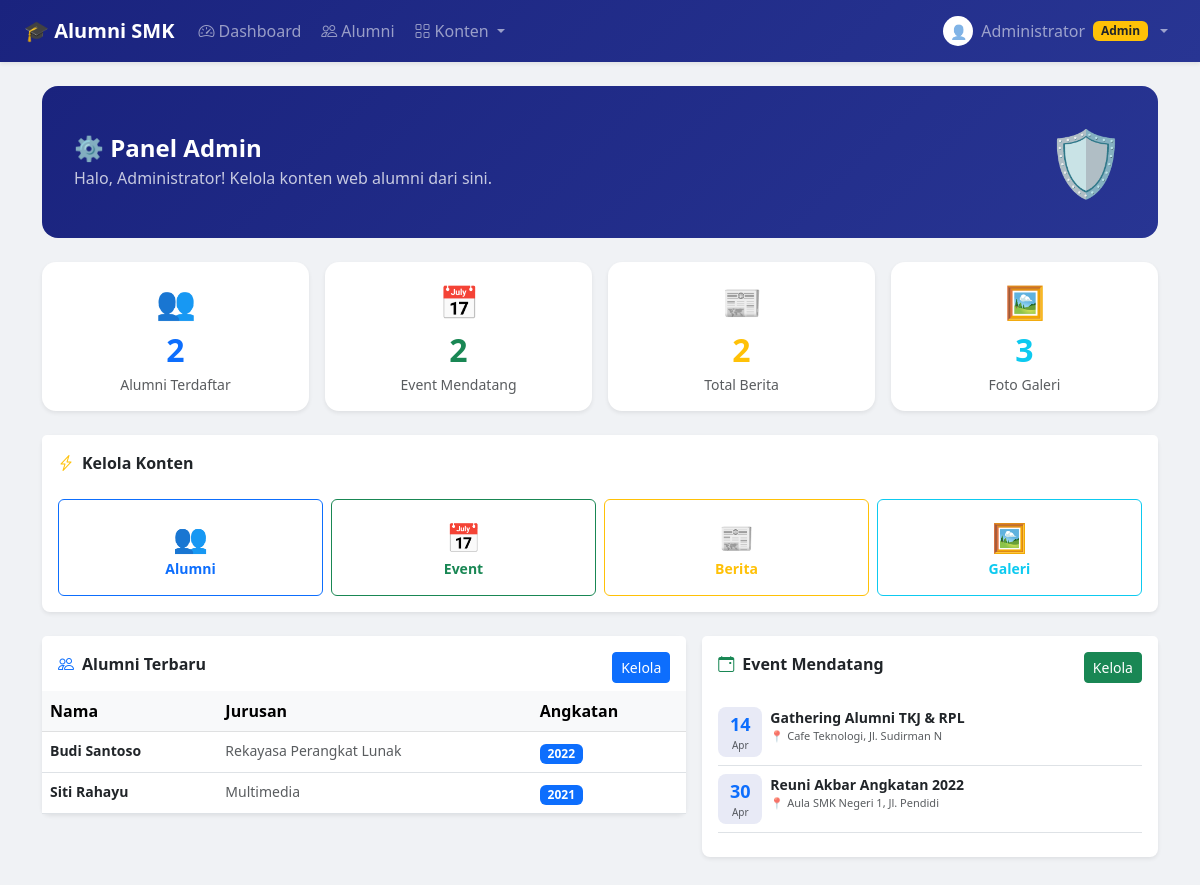
/admin/dashboard.php (signed in), run on the app's committed database.
### tables this page shows
CREATE TABLE alumni (
    id_alumni   INT AUTO_INCREMENT PRIMARY KEY,
    nama        VARCHAR(100) NOT NULL,
    email       VARCHAR(100) NOT NULL UNIQUE,
    password    VARCHAR(255) NOT NULL,
    tahun_lulus YEAR NOT NULL,
    jurusan     VARCHAR(100) NOT NULL,
    pekerjaan   VARCHAR(100) DEFAULT '-',
    role        ENUM('admin','user') DEFAULT 'user',
    created_at  TIMESTAMP DEFAULT CURRENT_TIMESTAMP
);

CREATE TABLE event (
    id_event    INT AUTO_INCREMENT PRIMARY KEY,
    judul       VARCHAR(200) NOT NULL,
    deskripsi   TEXT NOT NULL,
    lokasi      VARCHAR(200) NOT NULL,
    tanggal     DATE NOT NULL,
    waktu       TIME NOT NULL,
    poster      VARCHAR(255) DEFAULT NULL,
    id_alumni   INT,
    created_at  TIMESTAMP DEFAULT CURRENT_TIMESTAMP,
    FOREIGN KEY (id_alumni) REFERENCES alumni(id_alumni) ON DELETE SET NULL
);

### admin/dashboard.php (the view, shortened to what this page needs)
<?php
require_once '../includes/koneksi.php';
$stats = [
    'alumni'  => $koneksi->query("SELECT COUNT(*) as t FROM alumni WHERE role='user'")->fetch_assoc()['t'],
    'event'   => $koneksi->query("SELECT COUNT(*) as t FROM event WHERE tanggal >= CURDATE()")->fetch_assoc()['t'],
    'berita'  => $koneksi->query("SELECT COUNT(*) as t FROM berita")->fetch_assoc()['t'],
    'galeri'  => $koneksi->query("SELECT COUNT(*) as t FROM galeri")->fetch_assoc()['t'],
];
$alumni_terbaru = $koneksi->query("SELECT * FROM alumni WHERE role='user' ORDER BY created_at DESC LIMIT 5");
$event_terbaru  = $koneksi->query("SELECT * FROM event ORDER BY tanggal ASC LIMIT 3");
?>
<!DOCTYPE html>
<html lang="id">
<head>
    <link href="https://cdn.jsdelivr.net/npm/bootstrap@5.3.0/dist/css/bootstrap.min.css" rel="stylesheet">
    <link href="https://cdn.jsdelivr.net/npm/bootstrap-icons@1.10.5/font/bootstrap-icons.css" rel="stylesheet">
</head>
<body>
<?php require_once '../includes/navbar.php'; ?>
<div class="container mt-4 pb-5">
    <div class="welcome mb-4">
        <div class="row align-items-center">
            <div class="col">
                <h4 class="fw-bold mb-1">⚙️ Panel Admin</h4>
                <p class="opacity-75 mb-0">Halo, <?= htmlspecialchars($_SESSION['nama']) ?>! Kelola konten web alumni dari sini.</p>
            </div>
            <div class="col-auto" style="font-size:64px">🛡️</div>
        </div>
    </div>
    <div class="row g-3 mb-4">
        <?php
        $stat_items = [
            ['👥','Alumni Terdaftar',$stats['alumni'],'primary'],
            ['📅','Event Mendatang',$stats['event'],'success'],
            ['📰','Total Berita',$stats['berita'],'warning'],
            ['🖼️','Foto Galeri',$stats['galeri'],'info'],
        ];
        foreach ($stat_items as [$icon, $label, $val, $color]):
        ?>
        <div class="col-6 col-md-3">
            <div class="card stat-card shadow-sm text-center py-3">
                <div style="font-size:32px"><?= $icon ?></div>
                <div class="fs-2 fw-bold text-<?= $color ?>"><?= $val ?></div>
                <div class="text-muted small"><?= $label ?></div>
            </div>
        </div>
        <?php endforeach; ?>
    </div>
    <div class="row g-3 mb-4">
        <div class="col-12">
            <div class="card border-0 shadow-sm rounded-3">
                <div class="card-header bg-white border-0 pt-3">
                    <span class="fw-bold"><i class="bi bi-lightning-charge text-warning me-2"></i>Kelola Konten</span>
                </div>
                <div class="card-body">
                    <div class="row g-2">
                        <div class="col-6 col-md-3">
                            <a href="kelola_alumni.php" class="btn btn-outline-primary w-100 py-3">
                                <div style="font-size:28px">👥</div>
                                <div class="small fw-semibold">Alumni</div>
                            </a>
                        </div>
                        <div class="col-6 col-md-3">
                            <a href="kelola_event.php" class="btn btn-outline-success w-100 py-3">
                                <div style="font-size:28px">📅</div>
                                <div class="small fw-semibold">Event</div>
                            </a>
                        </div>
                        <div class="col-6 col-md-3">
                            <a href="kelola_berita.php" class="btn btn-outline-warning w-100 py-3">
                                <div style="font-size:28px">📰</div>
                                <div class="small fw-semibold">Berita</div>
                            </a>
                        </div>
                        <div class="col-6 col-md-3">
                            <a href="kelola_galeri.php" class="btn btn-outline-info w-100 py-3">
                                <div style="font-size:28px">🖼️</div>
                                <div class="small fw-semibold">Galeri</div>
                            </a>
                        </div>
                    </div>
                </div>
            </div>
        </div>
    </div>
    <div class="row g-3">
        <div class="col-md-7">
            <div class="card border-0 shadow-sm rounded-3">
                <div class="card-header bg-white border-0 pt-3 d-flex justify-content-between">
                    <span class="fw-bold"><i class="bi bi-people text-primary me-2"></i>Alumni Terbaru</span>
                    <a href="kelola_alumni.php" class="btn btn-primary btn-sm">Kelola</a>
                </div>
                <div class="table-responsive">
                    <table class="table table-hover mb-0">
                        <thead class="table-light"><tr><th>Nama</th><th>Jurusan</th><th>Angkatan</th></tr></thead>
                        <tbody>
                            <?php while ($r = $alumni_terbaru->fetch_assoc()): ?>
                            <tr>
                                <td class="fw-semibold small"><?= htmlspecialchars($r['nama']) ?></td>
                                <td class="small text-muted"><?= htmlspecialchars($r['jurusan']) ?></td>
                                <td><span class="badge bg-primary"><?= $r['tahun_lulus'] ?></span></td>
                            </tr>
                            <?php endwhile; ?>
                        </tbody>
                    </table>
                </div>
            </div>
        </div>
        <div class="col-md-5">
            <div class="card border-0 shadow-sm rounded-3 h-100">
                <div class="card-header bg-white border-0 pt-3 d-flex justify-content-between">
                    <span class="fw-bold"><i class="bi bi-calendar-event text-success me-2"></i>Event Mendatang</span>
                    <a href="kelola_event.php" class="btn btn-success btn-sm">Kelola</a>
                </div>
                <div class="card-body p-3">
                    <?php while ($e = $event_terbaru->fetch_assoc()): ?>
                    <div class="d-flex gap-2 mb-2 pb-2 border-bottom">
                        <div class="text-center flex-shrink-0" style="min-width:44px;background:#e8eaf6;border-radius:8px;padding:4px">
                            <div class="fw-bold text-primary" style="font-size:18px"><?= date('d',strtotime($e['tanggal'])) ?></div>
                            <div class="text-muted" style="font-size:10px"><?= date('M',strtotime($e['tanggal'])) ?></div>
                        </div>
                        <div>
                            <div class="fw-semibold small"><?= htmlspecialchars($e['judul']) ?></div>
                            <div class="text-muted" style="font-size:11px">📍 <?= htmlspecialchars(substr($e['lokasi'],0,30)) ?></div>
                        </div>
                    </div>
                    <?php endwhile; ?>
                </div>
            </div>
        </div>
    </div>
</div>
</body>
</html>

### admin/dashboard.php (style rules this page uses)
body { background: #f0f2f5; }
.stat-card { border: none; border-radius: 14px; transition: transform .2s; }
.welcome { background: linear-gradient(135deg,#1a237e,#283593); border-radius:16px; color:white; padding:28px 32px; }

### data on the page
alumni: nama "Budi Santoso", jurusan "Rekayasa Perangkat Lunak", tahun_lulus "2022"
alumni: nama "Siti Rahayu", jurusan "Multimedia", tahun_lulus "2021"
event: tanggal "14", tanggal "Apr", judul "Gathering Alumni TKJ & RPL", lokasi "Cafe Teknologi, Jl. Sudirman N"
event: tanggal "30", tanggal "Apr", judul "Reuni Akbar Angkatan 2022", lokasi "Aula SMK Negeri 1, Jl. Pendidi"

### other printed values
$_SESSION['nama'] "Administrator"
$icon "👥"
$val "2"
$label "Alumni Terdaftar"
$icon "📅"
$label "Event Mendatang"
$icon "📰"
$label "Total Berita"
$icon "🖼️"
$val "3"
$label "Foto Galeri"
